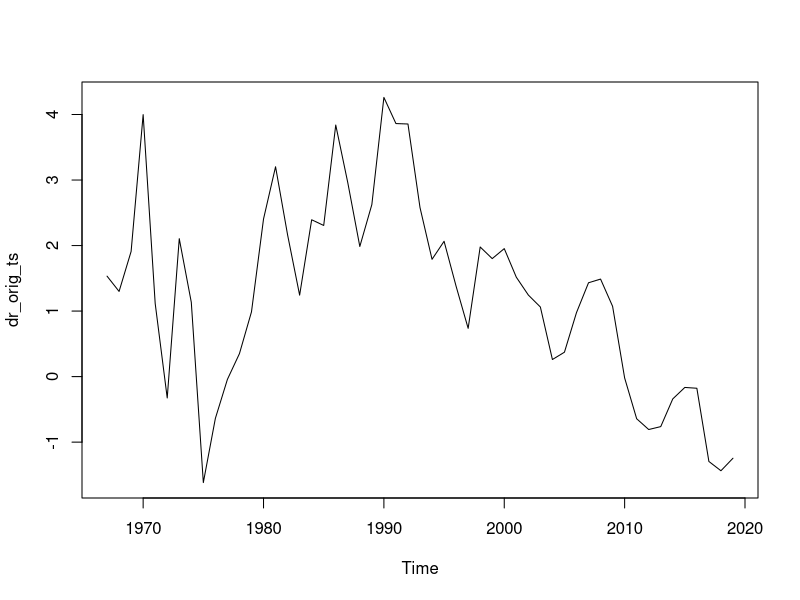
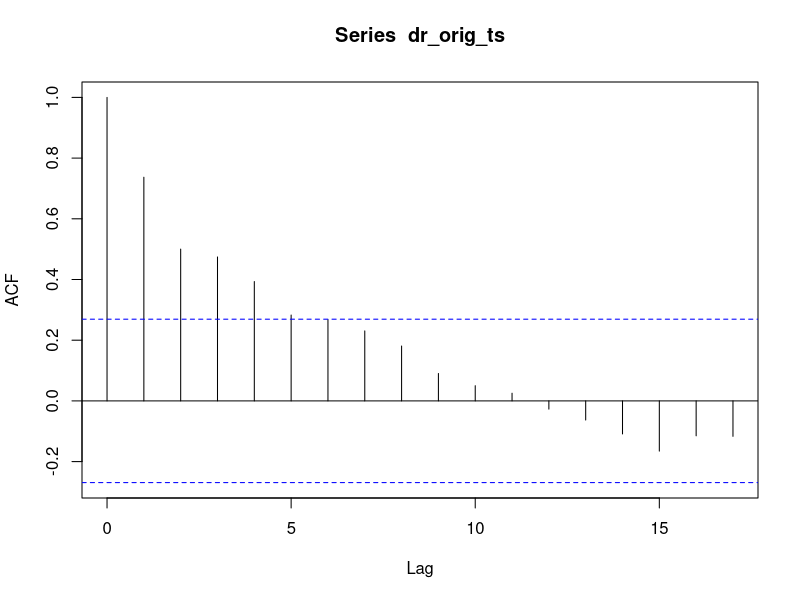
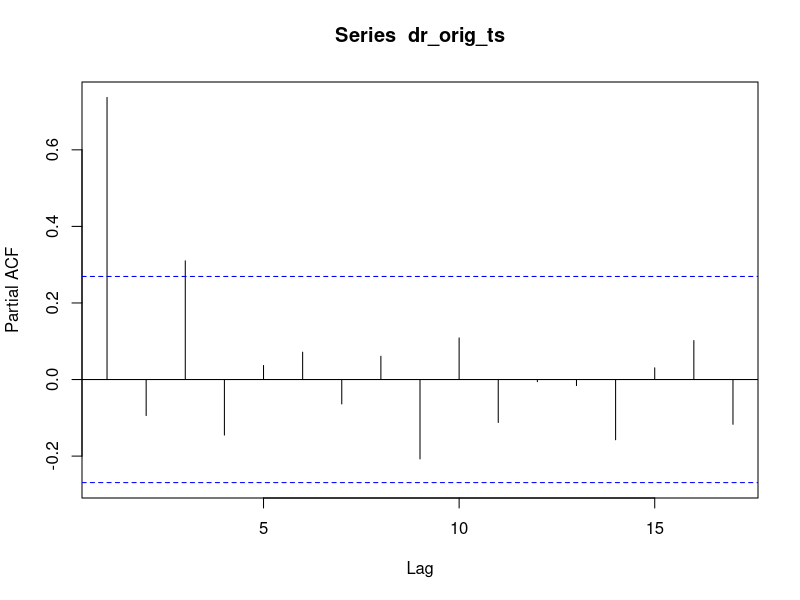
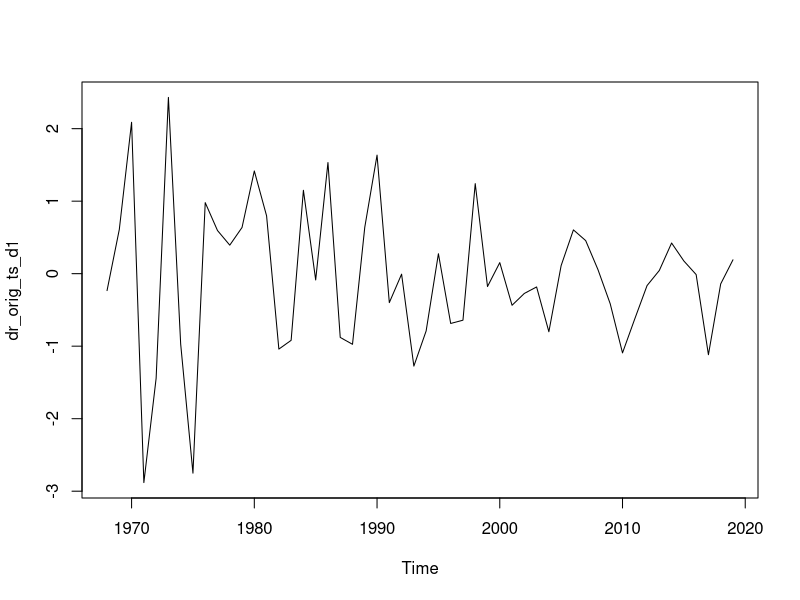
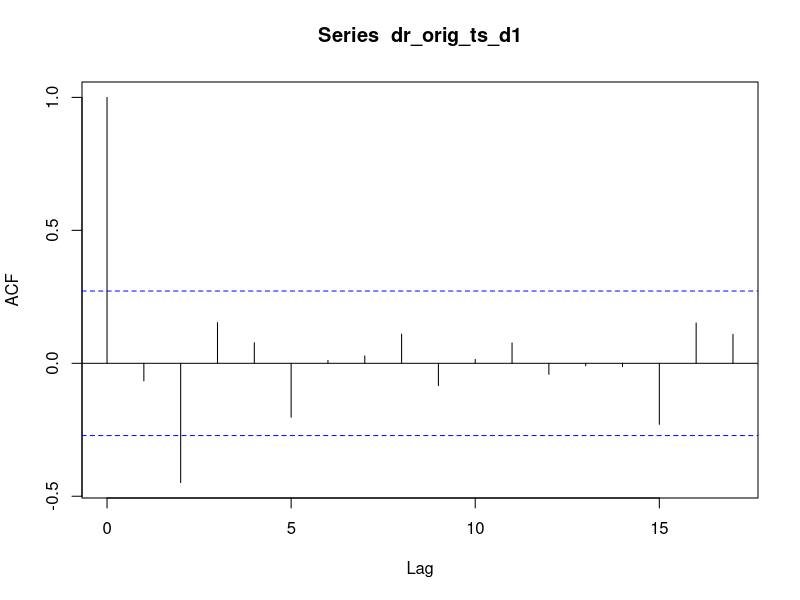
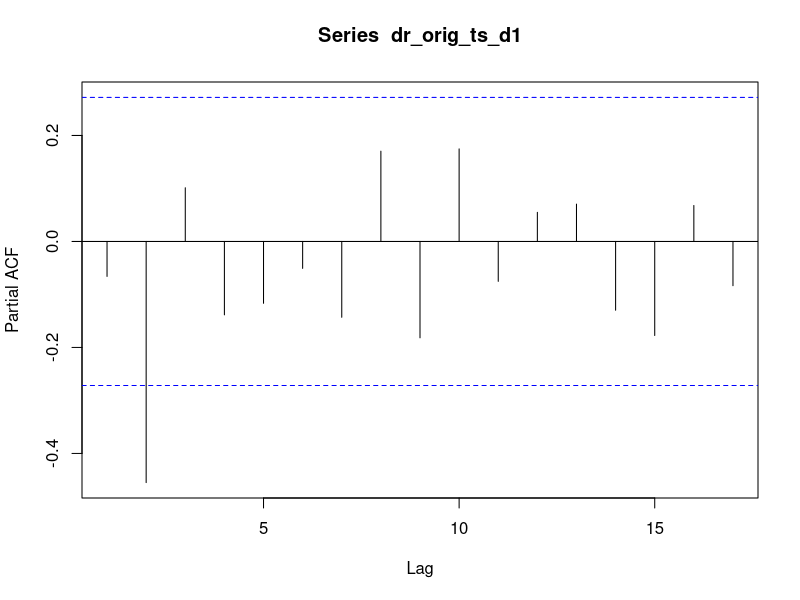
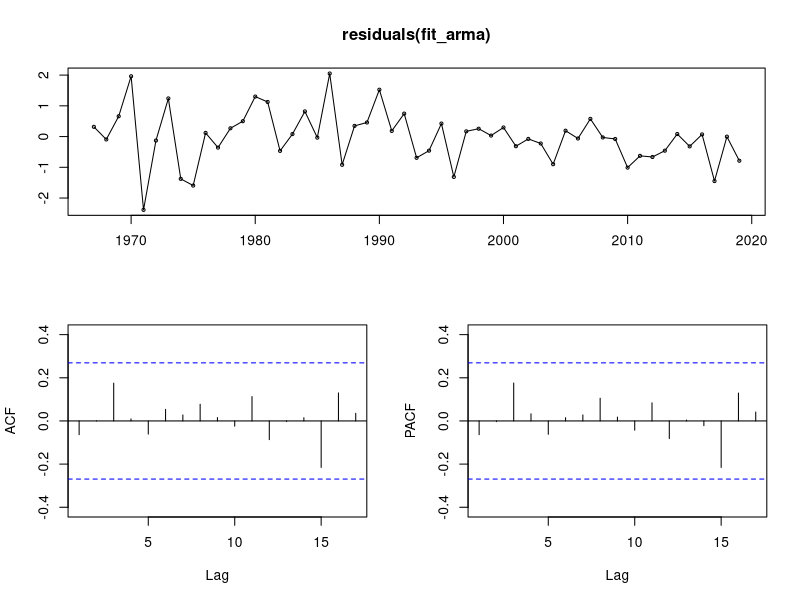
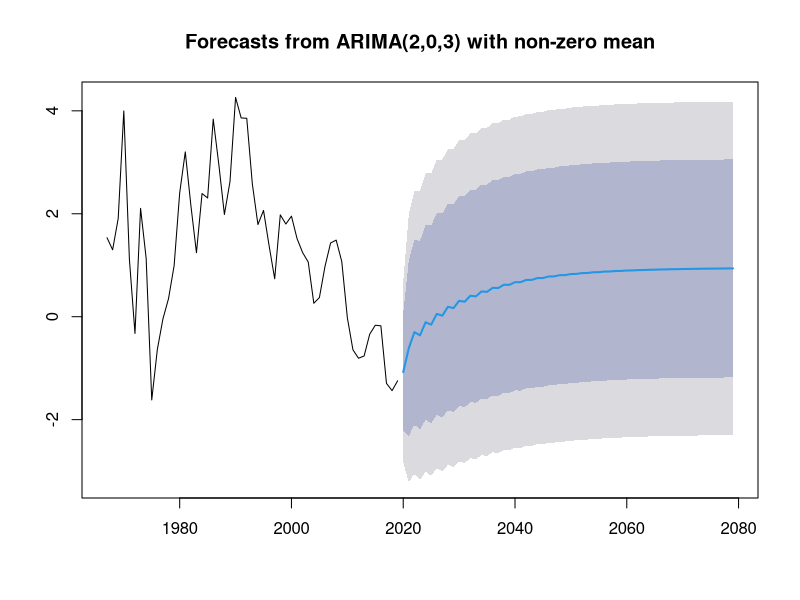

Write R code to recreate these figures, in order. (Note: this script raises an error after producing the figures.)
#################################################################################################################
#
# dr_arima.R     28 January 2020
#
# Copyright (C) 2020 Naomi Radke
#
#
#
# Create discount rate scenarios by fitting an ARIMA model
# Discount rate data: real interest rates on households' deposits (time deposits) 
# by Deutsche Bundesbank (https://www.bundesbank.de/en/statistics/money-and-capital-markets/interest-rates-and-yields/real-interest-rates-on-households-deposits) 
#
#
#
# dr_arima.R is free software: you can redistribute it and/or modify
# it under the terms of the GNU Lesser General Public License as published by
# the Free Software Foundation, either version 3 of the License, or (at your
# option) any later version.
#
# This code is distributed in the hope that it will be useful,
# but WITHOUT ANY WARRANTY; without even the implied warranty of
# MERCHANTABILITY or FITNESS FOR A PARTICULAR PURPOSE.See the GNU Lesser General Public
# License for more details (<http://www.gnu.org/licenses/>).
#
#
# Any questions? Naomi Radke (naomikradke@gmail.com) 
# ===================================================================================================
#
# Input:
#- dr                   Time series data of real interest rates on houselhold deposits in Germany by Deutsche Bundesbank (1967-2019)
#         - date          date (dd.mm.yyyy)
#         - dr            real interest rates on households' deposits (time deposits)
#         
# Output:
#- sim                  Yearly time series data of 10 discount rate simulations from the fitted ARIMA model (2020-2080)
#- dr_plot              Yearly discount rate
#         - observation (1967-2019)
#         - simulations (2020-2080)      
#- sim_df_5yr           Matrix of 5-yearly time series data (rows) for the 10 discount rate simulations (columns) (2020-2080)      
#
#################################################################################################################

# load packages
library(zoo) # to calculate a moving average (using rollapply())
library(forecast) # for fitting arima and forecasting
library(ggplot2)  # for plotting
library(tseries) # for formatting as time series object


dr <- read.csv("data/scenarios/real_ir_deposits_bbk.csv", header = TRUE, sep = ";")

# change data into time series format
dr$date <- as.Date(dr$date, "%d.%m.%Y") # change date column to date format
dr$Year <- format(dr$date, "%Y") # add a year column in date format
dr$dr <- as.numeric(as.character(dr$dr)) # change column from factor to numeric format
dr_yearly <- aggregate(dr ~ Year, dr, mean) # calculate the yearly mean
dr_yearly$Year <- as.numeric(dr_yearly$Year) # change Year column to numeric so I can better convert it to time series
dr_orig_ts <- ts(dr_yearly$dr, start = 1967) # create time series object from original data

#STEP 1: Examine data
# check data
plot(dr_orig_ts)



# STEP 2: check stationarity with the sgumented Dickey-Fuller Test
adf.test(dr_orig_ts, alternative = "stationary")
# if p-value > 0.05 we cannot reject the H0 hypothesis, meaning our data is non-stationary and that differencing is required

# STEP 3: check autocorellations and choose order of ARIMA
acf(dr_orig_ts)
pacf(dr_orig_ts)

dr_orig_ts_d1 <- diff(dr_orig_ts, differences = 1) # differencing with level 1 (because only at lag 1 above line in PACF)
plot(dr_orig_ts_d1)

#--> spikes at particular lags of the differenced series can help inform choice of p and q

acf(dr_orig_ts_d1) # acf of differenced data --> q could be 3
pacf(dr_orig_ts_d1)# --> p could be 2

# --> in the next step evaluate the model parameter choice

# STEP 4: Evaluate and iterate ARIMA
fit_arma <- Arima(dr_orig_ts, order = c(2,0,3)) # fit an ARMA model 

tsdisplay(residuals(fit_arma)) # check residuals


# STEP 5: Forecast
fcast_arma <- forecast(fit_arma, h=60) # forecast 60 years into the future
plot(fcast_arma)



# STEP 6: FINALLY simulate scenarios
# Some settings
n.yrs = 60 # number of forecasted years
n.sim = 10 # number of sampled future trajectories

# Simulating n.sim future trajectories (from adding bootstrapped residuals to forecast)
sim <- ts(matrix(0, nrow = n.yrs, ncol = n.sim), start = end(dr_orig_ts)[1]+1) # empty ts matrix to be filled with simulations

# simulate and set seed for reproducability
for(i in 1:n.sim){
  sim[,i] <- simulate(fit_arma, nsim = n.yrs, seed = 100+i)
}

# save ts object
save(sim, file = "scenarios/discount_rate/Output/dr_simulations_fitarma.RData")

# Plot the recoreded time series and plausible future trajectories  
dr_plot <- autoplot(dr_orig_ts)+
  #ylim(c(0,))+
  autolayer(sim, colour = FALSE, col="blue")+
  labs(y = "real discount rate (%)", x = "time", title = "b)")+
  theme_bw()+
  theme(legend.position = "none")

save(dr_plot, file ="output/scenarios/dr_arma_plot.RData")

# change the ts object into a dataframe
sim_df <- as.data.frame(sim)

# calculate 5-yr averages for PI (moving averages) and keep only every 5th column
sim_df_5yr <- rollapply(sim_df, 5, FUN = mean, by =5, align = "left")
sim_df_5yr <- sim_df_5yr/100 # change from percentage to real number

# save the scenarios as csv file 
write.csv(sim_df_5yr, file = "output/scenarios/dr_scen_arma.csv")

